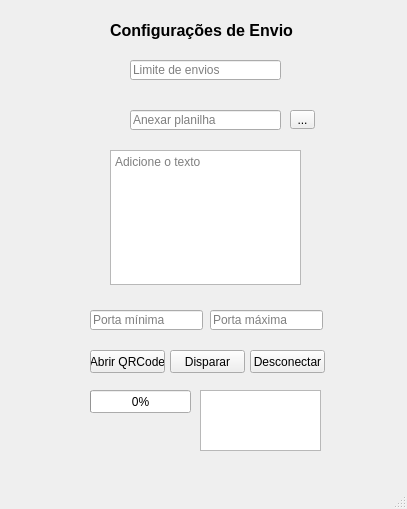
<?xml version="1.0" encoding="UTF-8"?>
<ui version="4.0">
 <class>MainWindow</class>
 <widget class="QMainWindow" name="MainWindow">
  <property name="geometry">
   <rect>
    <x>0</x>
    <y>0</y>
    <width>407</width>
    <height>509</height>
   </rect>
  </property>
  <property name="windowTitle">
   <string>MainWindow</string>
  </property>
  <widget class="QWidget" name="centralwidget">
   <widget class="QLabel" name="label">
    <property name="geometry">
     <rect>
      <x>110</x>
      <y>20</y>
      <width>191</width>
      <height>21</height>
     </rect>
    </property>
    <property name="font">
     <font>
      <pointsize>12</pointsize>
      <weight>75</weight>
      <bold>true</bold>
     </font>
    </property>
    <property name="text">
     <string>Configurações de Envio</string>
    </property>
   </widget>
   <widget class="QLineEdit" name="lineEdit">
    <property name="geometry">
     <rect>
      <x>130</x>
      <y>60</y>
      <width>151</width>
      <height>20</height>
     </rect>
    </property>
    <property name="placeholderText">
     <string>Limite de envios</string>
    </property>
   </widget>
   <widget class="QLineEdit" name="lineEdit_2">
    <property name="geometry">
     <rect>
      <x>130</x>
      <y>110</y>
      <width>151</width>
      <height>20</height>
     </rect>
    </property>
    <property name="placeholderText">
     <string>Anexar planilha</string>
    </property>
   </widget>
   <widget class="QTextEdit" name="textEdit">
    <property name="geometry">
     <rect>
      <x>110</x>
      <y>150</y>
      <width>191</width>
      <height>135</height>
     </rect>
    </property>
    <property name="placeholderText">
     <string>Adicione o texto</string>
    </property>
   </widget>
   <widget class="QPushButton" name="pushButton_2">
    <property name="geometry">
     <rect>
      <x>90</x>
      <y>350</y>
      <width>75</width>
      <height>23</height>
     </rect>
    </property>
    <property name="text">
     <string>Abrir QRCode</string>
    </property>
   </widget>
   <widget class="QPushButton" name="pushButton_3">
    <property name="geometry">
     <rect>
      <x>170</x>
      <y>350</y>
      <width>75</width>
      <height>23</height>
     </rect>
    </property>
    <property name="text">
     <string>Disparar</string>
    </property>
   </widget>
   <widget class="QPushButton" name="pushButton_4">
    <property name="geometry">
     <rect>
      <x>250</x>
      <y>350</y>
      <width>75</width>
      <height>23</height>
     </rect>
    </property>
    <property name="text">
     <string>Desconectar</string>
    </property>
   </widget>
   <widget class="QLineEdit" name="lineEdit_3">
    <property name="geometry">
     <rect>
      <x>90</x>
      <y>310</y>
      <width>113</width>
      <height>20</height>
     </rect>
    </property>
    <property name="placeholderText">
     <string>Porta mínima</string>
    </property>
   </widget>
   <widget class="QLineEdit" name="lineEdit_4">
    <property name="geometry">
     <rect>
      <x>210</x>
      <y>310</y>
      <width>113</width>
      <height>20</height>
     </rect>
    </property>
    <property name="placeholderText">
     <string>Porta máxima</string>
    </property>
   </widget>
   <widget class="QToolButton" name="toolButton">
    <property name="geometry">
     <rect>
      <x>290</x>
      <y>110</y>
      <width>25</width>
      <height>19</height>
     </rect>
    </property>
    <property name="text">
     <string>...</string>
    </property>
   </widget>
   <widget class="QProgressBar" name="progressBar">
    <property name="geometry">
     <rect>
      <x>90</x>
      <y>390</y>
      <width>101</width>
      <height>23</height>
     </rect>
    </property>
    <property name="value">
     <number>0</number>
    </property>
   </widget>
   <widget class="QListWidget" name="listWidget">
    <property name="geometry">
     <rect>
      <x>200</x>
      <y>390</y>
      <width>121</width>
      <height>61</height>
     </rect>
    </property>
   </widget>
  </widget>
  <widget class="QMenuBar" name="menubar">
   <property name="geometry">
    <rect>
     <x>0</x>
     <y>0</y>
     <width>407</width>
     <height>21</height>
    </rect>
   </property>
  </widget>
  <widget class="QStatusBar" name="statusbar"/>
 </widget>
 <resources/>
 <connections/>
</ui>
